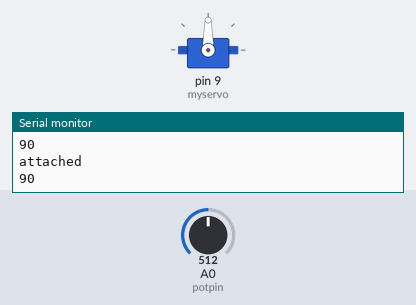
A sketch run on a simulated Arduino Uno, built with avr-gcc and run on an emulated ATmega328P. Parts: servo, the last lines printed to the serial monitor. Inputs (shaded band) come from the test bench; at power-on: A0 (potpin) = 512.

Above: at 1.2 s.
1.3 s: A0 (potpin) set to 716
At 1.7 s:
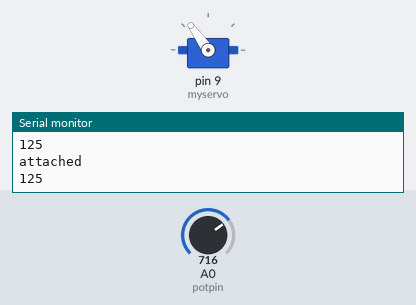
2.8 s: A0 (potpin) set to 900
At 3.1 s:
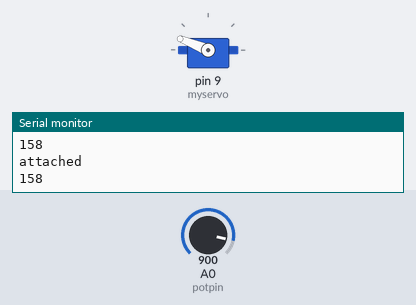
4.3 s: A0 (potpin) set to 1023
At 5.5 s:
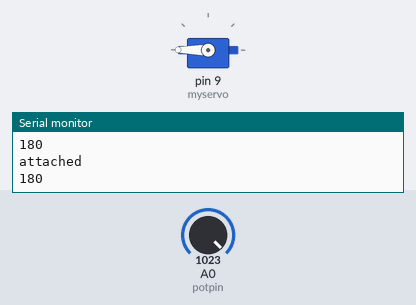
5.8 s: A0 (potpin) set to 306
At 7.0 s:
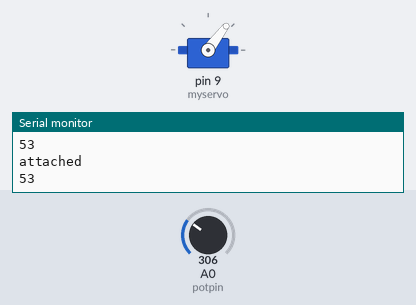
7.3 s: A0 (potpin) set to 122
At 8.5 s:
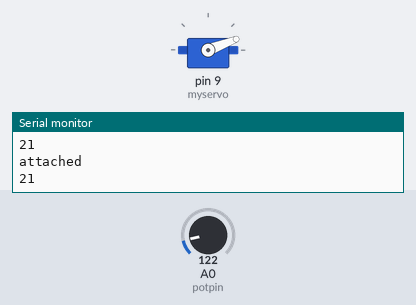
8.8 s: A0 (potpin) set to 0
At 9.9 s:
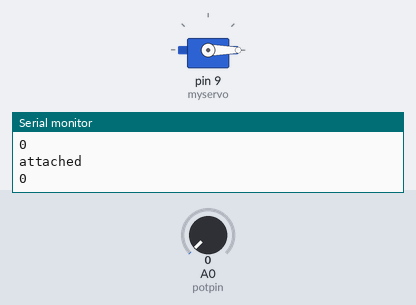
Timing chart, 0 to 11.3 s (numbered marks = the images above; inputs shaded):
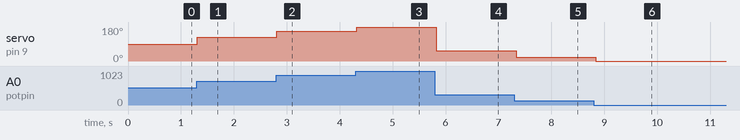

The sketch:

Knob-Servo.ino
```cpp
/*
 Controlling a servo position using a potentiometer (variable resistor)
 by Michal Rinott <http://people.interaction-ivrea.it/m.rinott>

 modified on 8 Nov 2013
 by Scott Fitzgerald
 http://www.arduino.cc/en/Tutorial/Knob
*/

#include <Servo.h>

Servo myservo;  // create servo object to control a servo

int potpin = 0;  // analog pin used to connect the potentiometer
int val;    // variable to read the value from the analog pin
bool attached;
void setup() {
  myservo.attach(9);  // attaches the servo on pin 9 to the servo object
  Serial.begin(9600);
}

void loop() {
  val = analogRead(potpin);            // reads the value of the potentiometer (value between 0 and 1023)
  val = map(val, 0, 1023, 0, 180);     // scale it to use it with the servo (value between 0 and 180)
  if(attached = myservo.attached()){
     Serial.println("attached");
  }
  Serial.println(val);
  myservo.write(val);                  // sets the servo position according to the scaled value
  delay(100);                           // waits for the servo to get there
}
```

Measured:
- after the input at 1.3 s, servo on pin 9 (myservo): 90° → 125° at once
- after the input at 2.8 s, servo on pin 9 (myservo): 125° → 158° at once
- after the input at 4.3 s, servo on pin 9 (myservo): 158° → 180° at once
- after the input at 5.8 s, servo on pin 9 (myservo): 180° → 53° at once
- after the input at 7.3 s, servo on pin 9 (myservo): 53° → 21° at once
- after the input at 8.8 s, servo on pin 9 (myservo): 21° → 0° at once
